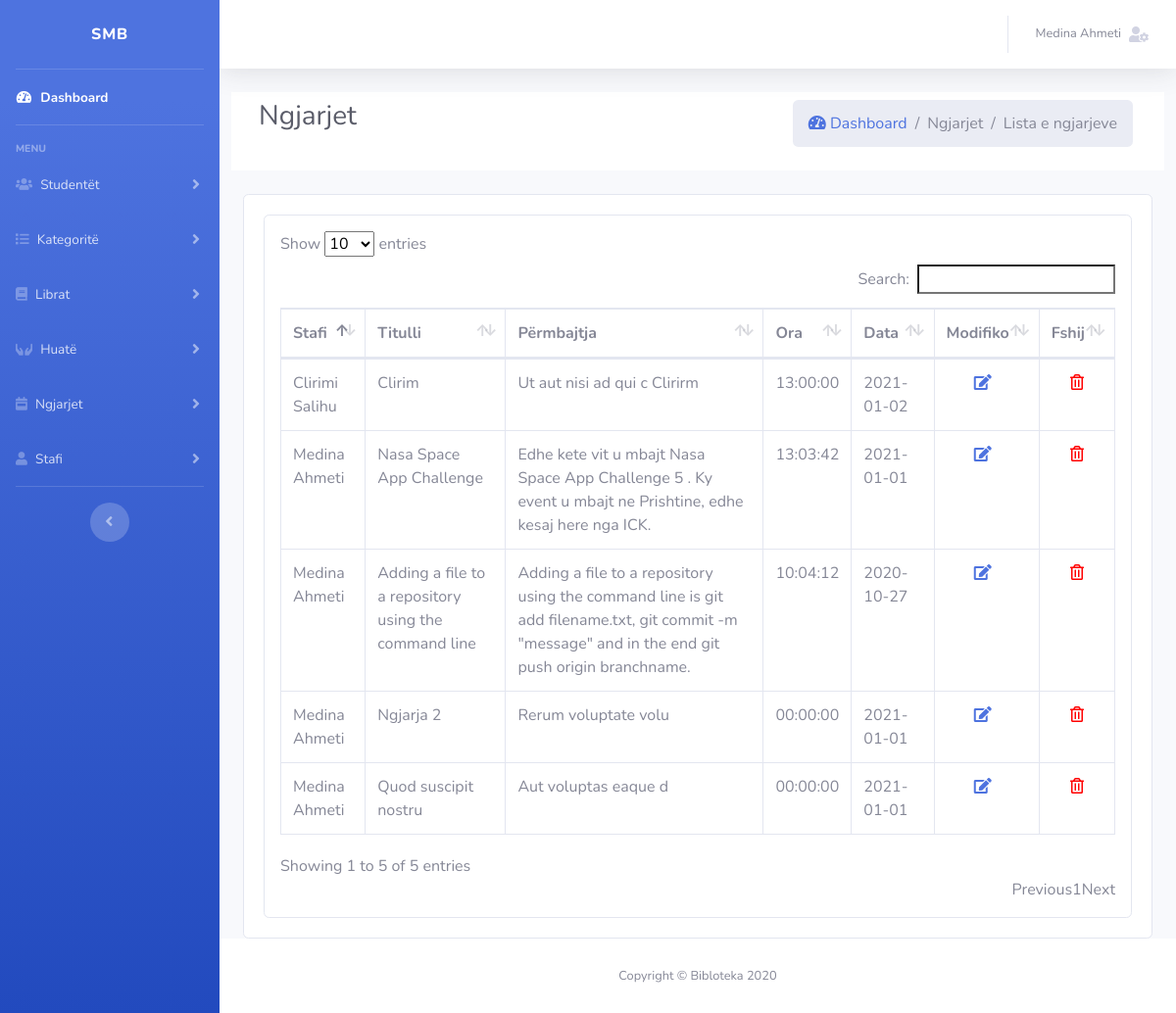
Page /admin/pages/ngjarjet/ngjarjet.php (signed in) on the committed database.
### tables this page shows
CREATE TABLE `ngjarjet` (
  `id` int(11) NOT NULL,
  `stafiId` int(11) NOT NULL,
  `titulli` varchar(255) NOT NULL,
  `permbajtja` text NOT NULL,
  `ora` time NOT NULL,
  `data` date NOT NULL
);

CREATE TABLE `stafi` (
  `id` int(11) NOT NULL,
  `emri` varchar(50) NOT NULL,
  `mbiemri` varchar(50) NOT NULL,
  `adresa` varchar(150) DEFAULT NULL,
  `email` varchar(50) DEFAULT NULL,
  `password` varchar(256) NOT NULL,
  `telefoni` varchar(50) DEFAULT NULL,
  `roli` int(20) NOT NULL DEFAULT 0
);

### public_html/admin/autoloader.php (called while the page is built, shortened)
<?php
spl_autoload_register(function ($class) {
    $prefix = 'Admin\\';
    $base_dir = __DIR__ . '/';
    $len = strlen($prefix);
    $relative_class = substr($class, $len);
    $file = $base_dir . str_replace('\\', '/', $relative_class) . '.php';
});

### public_html/admin/Lib/Database.php (called while the page is built, shortened)
<?php
class Database{
    protected static $db_table;
    private $host   = DB_HOST;
    private $user   = DB_USER;
    private $pass   = DB_PASS;
    private $dbname = DB_NAME;
    public static $pdo;
    protected function connectDB(){
        try {
            $dsn="mysql:host=". $this->host . ";dbname=" . $this->dbname ;
            self::$pdo=new PDO($dsn,$this->user,$this->pass);
            self::$pdo->setAttribute(PDO::ATTR_ERRMODE,PDO::ERRMODE_EXCEPTION);
            return self::$pdo;
        } catch (Exception $e) {
            echo "Lidhja me bazen e shenimeve deshtoi " . $e->getMessage();
        }
    }
    public function prepare($sql){
        return self::$pdo->prepare($sql);
    }
    public function getClassName(){
        $class_name = new ReflectionClass($this);
        return $class_name=ucfirst($class_name->getShortName());
    }
    public function find_all(){
        $sql="SELECT * FROM " . static::$db_table ;
        $stmt=$this->prepare($sql);
        $stmt->execute();
        $stmt->setFetchMode(PDO::FETCH_CLASS, __NAMESPACE__ . "\\{$this->getClassName()}");
        return $stmt->fetchAll();
    }
    public function find_id($id){
        $sql="SELECT * FROM ". static::$db_table ." WHERE id=:id";
        $stmt=$this->prepare($sql);
        $stmt->bindValue(':id',$id,PDO::PARAM_INT);
        $stmt->execute();
        $stmt->setFetchMode(PDO::FETCH_CLASS, __NAMESPACE__ . "\\{$this->getClassName()}");
        return $stmt->fetch();
    }
}

### public_html/admin/Lib/Ngjarjet.php (called while the page is built, shortened)
<?php
class Ngjarjet extends Database {
    public $id;
    public $stafiId;
    public $titulli;
    public $permbajtja;
    public $ora;
    public $data;
    public function getId() {
        return $this->id;
    }
    public function getStafiID() {
        return $this->stafiId;
    }
    public function getTitulli() {
        return $this->titulli;
    }
    public function getPermbajtja() {
        return $this->permbajtja;
    }
    public function getOra() {
        return $this->ora;
    }
    public function getData() {
        return $this->data;
    }
 }

### public_html/admin/Lib/Stafi.php (called while the page is built, shortened)
<?php
class Stafi extends Database {
    public $emri;
    public $mbiemri;
    public function getEmri() {
        return $this->emri;
    }
    public function getMbiemri() {
        return $this->mbiemri;
    }
}

### public_html/admin/pages/ngjarjet/ngjarjet.php (the view, shortened to what this page needs)
<?php
include "../../non-pages/header.php";
include "../../non-pages/aside.php";
?>
<div class="content-wrapper">
    <div class="content-header">
        <div class="container-fluid">
            <div class="row mb-4 bg-white p-2">
                <div class="col-sm-6">
                    <h3 class="m-0 text-dark pl-2">Ngjarjet</h3>
                </div>
                <div class="col-sm-6 pr-4">
                    <ol class="breadcrumb float-sm-right">
                        <li class="breadcrumb-item "><a href="../../../index.php"><i class="nav-icon fas fa-tachometer-alt"></i> Dashboard</a></li>
                        <li class="breadcrumb-item active">Ngjarjet</li>
                        <li class="breadcrumb-item active">Lista e ngjarjeve</li>
                    </ol>
                </div>
            </div>
            <div class="card">
                <div class="card-body">
                    <form  method="post" action="">
                        <div class="card p-3">
                            <div class="table-responsive">
                                <table id="example1" class="table table-bordered table-hover tblListForm" width="100%" cellspacing="0">
                                    <thead>
                                        <tr>
                                            <th>Stafi</th>
                                            <th>Titulli</th>
                                            <th>Përmbajtja</th>
                                            <th>Ora</th>
                                            <th>Data</th>
                                            <th>Modifiko</th>
                                            <th>Fshij</th>
                                        </tr>
                                    </thead>
                                    <tbody>
                                        <?php
                                        $ngjarjet = new Admin\Lib\Ngjarjet();
                                        $stafi =new \Admin\Lib\Stafi();
                                        foreach ($ngjarjet->find_all() as $n) {
                                            if($_SESSION['roli'] == 0 || $_SESSION['roli']==1){
                                            ?>
                                            <tr>
                                                <td><?php $staf = $stafi->find_id($n->getStafiId());
                                                     echo htmlspecialchars($staf->getEmri() . ' '. $staf->getMbiemri()); ?></td>
                                                <td><?php echo htmlspecialchars($n->getTitulli()); ?> </td>
                                                <td><?php echo htmlspecialchars($n->getPermbajtja()); ?> </td>
                                                <td><?php echo htmlspecialchars($n->getOra()); ?></td>
                                                <td><?php echo htmlspecialchars($n->getData()); ?></td>
                                                <?php
                                               echo "<td class='text-center'><a style='text-decoration:none;' href='modifiko.php?id=" . $n->getId() . "'><i class='fas fa-edit mr-2'></i> </a></td>";
                                                ?>
                                                  <td class="text-center">
                                            <a class="delete" data-emp-id="<?php echo $n->getId(); ?>"
                                                href="javascript:void(0);" style="color:red;">
                                                <i class="far fa-trash-alt"></i> </a> </td>
                                            </tr>
                                        <?php }
                                    ?>
                                            <?php
                                    }
                                        ?>
                                    </tbody>
                                </table>
                            </div>
                        </div>
                    </form>
                </div>
            </div>
        </div>
    </div>
</div>
<?php
require_once("../../non-pages/footer.php")
?>

### rows in the picture
ngjarjet: stafiId.mbiemri "Medina Ahmeti", titulli "Nasa Space App Challenge", permbajtja "Edhe kete vit u mbajt Nasa Space App Challenge 5 . Ky event u mbajt ne Prishtine, edhe kesaj here nga ICK.", ora "13:03:42", data "2021-01-01"
ngjarjet: stafiId.mbiemri "Medina Ahmeti", titulli "Adding a file to a repository using the command line", permbajtja "Adding a file to a repository using the command line is git add filename.txt, git commit -m \"message\" and in the end git push origin branchname.", ora "10:04:12", data "2020-10-27"
ngjarjet: stafiId.mbiemri "Medina Ahmeti", titulli "Ngjarja 2", permbajtja "Rerum voluptate volu", ora "00:00:00", data "2021-01-01"
ngjarjet: stafiId.mbiemri "Medina Ahmeti", titulli "Quod suscipit nostru", permbajtja "Aut voluptas eaque d", ora "00:00:00", data "2021-01-01"
ngjarjet: stafiId.mbiemri "Clirimi Salihu", titulli "Clirim", permbajtja "Ut aut nisi ad qui c Clirirm", ora "13:00:00", data "2021-01-02"

### other values in the picture
$_SESSION['fullname'] "Medina Ahmeti"
